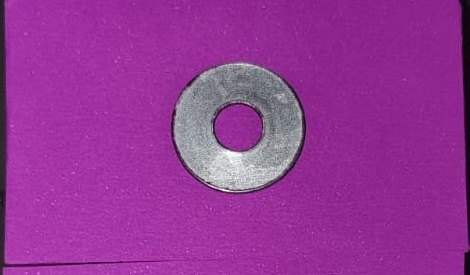
#> input picture Base de datos/Arandelas/Arandela (1).jpeg, 470 x 275 px, given as the content of the folder /92 Inteligencia Artificial/Proyecto/Base de datos/Tornillos, which was not available
$ python Main.py
#> lines starting #> are read from the running program, lines starting #| are printed output that depends on the picture; after the words box and inside, x2 and y2 are one past the last pixel; in counts of white or black regions, pixels touching at a corner belong together; pictures that were not available may be replaced by others from this repository, and a replacement may not be noted
#> the answer given: 1
### Preprocesamiento.py
import os
import cv2
import numpy as np
import pickle
import matplotlib.pyplot as plt
from skimage.feature import hog
from sklearn.decomposition import PCA
from Knn import Knn
from Kmeans import KMeans
from Hu_Moments import Hu_Moments

class Preprocesamiento:
    def __init__(self):

        self.Carpeta = 'D:\FACULTAD\MATERIAS PENDIENTES\92 Inteligencia Artificial\Proyecto\Base de datos'

        self.Categorias = ['Tornillos', 'Tuercas', 'Clavos', 'Arandelas']
        self.Etiquetas = ['Tornillos'] * 8 + ['Tuercas'] * 8 + ['Clavos'] * 8 + ['Arandelas'] * 8

        self.caracteristicas_hog = []
        self.caracteristicas_hu = []

        self.models_kmeans = []
        self.models_knn = []

    def preprocesar_datos(self):

        self.caracteristicas_hog = []
        self.caracteristicas_hu = []

        self.models_kmeans = []
        self.models_knn = []

        kernel = np.ones((5,5),np.uint8) # Matriz de 1's de 5x5 para usar en la operación de dilatación.

        for categoria in self.Categorias:
            Subcarpeta = os.path.join(self.Carpeta, categoria)
            for NombreImagen in os.listdir(Subcarpeta):

                print("Procesando imagen: ", NombreImagen)
                imag = cv2.imread(os.path.join(Subcarpeta, NombreImagen))
#> imag is the input picture: shape (275, 470, 3); mean B, G, R 149.7, 53.7, 149.4

                imag = imag[20:-20,20:-20]
#> imag: shape (235, 430, 3)

                imag = cv2.resize(imag, (512, 312))
#> imag: shape (312, 512, 3)
                img_blur = cv2.GaussianBlur(imag, (5, 5), 0) # Aplicar un filtro Gaussiano para eliminar el ruido.

                img_gray = cv2.cvtColor(img_blur, cv2.COLOR_BGR2GRAY) # Convertir la imagen a escala de grises.
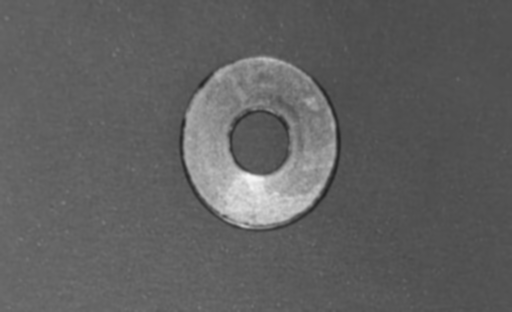
#> img_gray: shape (312, 512); min 35, max 246, mean 95.9

                img_hsv = cv2.cvtColor(img_blur, cv2.COLOR_BGR2HSV) # Convertir la imagen a HSV: Matiz, Saturación y Valor.
#> img_hsv: shape (312, 512, 3); mean H, S, V 146.6, 161.5, 152.9

                lower_range = np.array([140, 50, 50]) # Rango inferior de los colores a detectar.
                upper_range = np.array([160, 255, 255]) # Rango superior de los colores a detectar.

                mask = cv2.inRange(img_hsv, lower_range, upper_range) # Crear una máscara con los colores detectados.
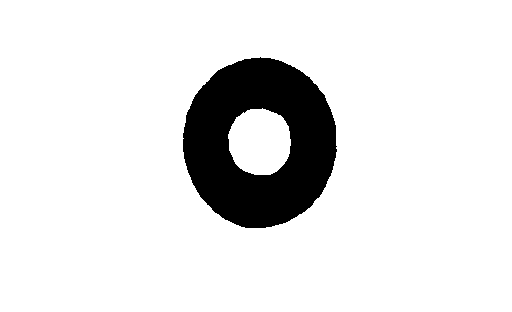
#> mask: shape (312, 512); 89.3% white; 1 black region, box (x1, y1, x2, y2) and area: (183, 57, 337, 228) 17128

                mask = cv2.bitwise_not(mask) # Invertir la máscara.
#> mask: shape (312, 512); 10.7% white; 1 white region

                img_masked = cv2.bitwise_and(img_gray, img_gray, mask=mask) # Aplicar la máscara a la imagen.
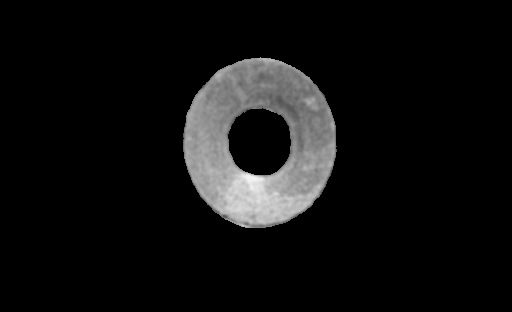
#> img_masked: shape (312, 512); min 0, max 246, mean 16.1

                img_masked = cv2.morphologyEx(img_masked, cv2.MORPH_CLOSE, kernel) # Aplicar una operación morfológica de cierre.

                contours, _ = cv2.findContours(img_masked, cv2.RETR_TREE, cv2.CHAIN_APPROX_SIMPLE) # Encontrar los contornos de la imagen.
#> contours = 2 contours; box (x1, y1, x2, y2) and area: (183, 57, 337, 228) 20247, (227, 108, 292, 176) 3440

                img_new = np.ones(img_gray.shape, dtype=np.uint8)*255 # Crear una imagen en blanco.

                cv2.drawContours(img_new, contours, -1, (0), thickness=cv2.FILLED) # Dibujar los contornos en la imagen en blanco.
#> img_new: shape (312, 512); 89.3% white; 1 black region, box (x1, y1, x2, y2) and area: (183, 57, 337, 228) 17133

                M = cv2.moments(contours[0]) # Calcular los momentos de la imagen.
#> M = moments, m00 20247, centre m10/m00, m01/m00 = (259.3, 142.3)
                try:
                    cX = int(M["m10"] / M["m00"])
#> cX = 259
                    cY = int(M["m01"] / M["m00"])
#> cY = 142
                except:
                    try:
                        M = cv2.moments(contours[1])
                        cX = int(M["m10"] / M["m00"])
                        cY = int(M["m01"] / M["m00"])
                    except:
                        M = cv2.moments(contours[2])
                        cX = int(M["m10"] / M["m00"])
                        cY = int(M["m01"] / M["m00"])

                height, width = img_new.shape[:2] # Obtener el alto y ancho de la imagen.
#> height = 312; width = 512
                dX = (width // 2) - cX # Calcular la distancia en X entre el centro de la imagen y el centroide del objeto.
#> dX = -3
                dY = (height // 2) - cY # Calcular la distancia en Y entre el centro de la imagen y el centroide del objeto.
#> dY = 14

                T = np.float32([[1, 0, dX], [0, 1, dY]]) # Crear una matriz de transformación.
#> T = [[1, 0, -3], [0, 1, 14]]
                img_new = cv2.warpAffine(img_new, T, (width, height), borderValue = 255) # Aplicar la matriz de transformación a la imagen.
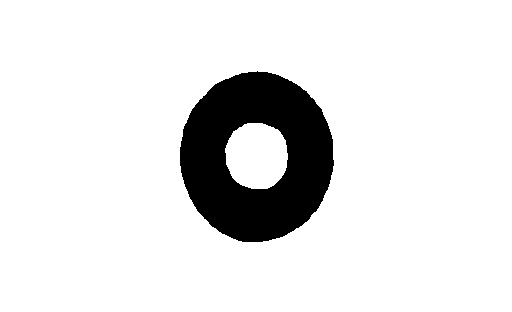
#> img_new: shape (312, 512); 89.3% white; 1 black region, box (x1, y1, x2, y2) and area: (180, 71, 334, 242) 17133

                moments = cv2.moments(img_new)
#> moments = moments, m00 36365805, centre m10/m00, m01/m00 = (255.4, 155.4)
                hu_moments = Hu_Moments(moments)

                bounding_rect = cv2.boundingRect(contours[0]) # Obtener el rectángulo delimitador del objeto detectado.
                imag = imag[bounding_rect[1]:bounding_rect[1]+bounding_rect[3], bounding_rect[0]:bounding_rect[0]+bounding_rect[2]] # Recortar la imagen con el rectángulo delimitador.
                imag = cv2.resize(imag, (128, 128), interpolation=cv2.INTER_LINEAR) # Redimensionar la imagen a 128x128 píxeles.

                img_gray = cv2.cvtColor(imag, cv2.COLOR_BGR2GRAY) # Convertir la imagen a escala de grises.
                hog_caracteristicas = hog(img_gray, orientations=9, pixels_per_cell=(8, 8), cells_per_block=(2, 2), transform_sqrt=True, block_norm="L2")

                self.caracteristicas_hog.append(hog_caracteristicas)
                self.caracteristicas_hu.append(hu_moments)

                NombreImagen = "\ " + NombreImagen + ".jpeg"
                direccion1 = "D:\FACULTAD\MATERIAS PENDIENTES\92 Inteligencia Artificial\Proyecto\Fotos viejas" + NombreImagen
                cv2.imwrite(direccion1, img_new)

        self.caracteristicas_hog = np.array(self.caracteristicas_hog)
        self.caracteristicas_hu = np.array(self.caracteristicas_hu)

        self.models_kmeans = []
        self.models_knn = []

        for i, caracteristicas in enumerate([self.caracteristicas_hog, self.caracteristicas_hu]): # Crear un modelo de K-Means y un modelo de K-NN para cada tipo de característica.

            caracteristicas = np.array(caracteristicas)
            model_kmeans = KMeans()
            model_kmeans.fit(caracteristicas)

            nombres_centroides = []

            for centroide in model_kmeans.centroides_: # Para cada centroide.

                distancias = [np.linalg.norm(centroide - punto) for punto in caracteristicas] # Calcular la distancia entre el centroide y cada punto.
                indices_mas_cercanos = np.argsort(distancias)[:5] # Obtener los índices de los 5 puntos más cercanos al centroide.
                etiquetas_mas_cercanas = [self.Etiquetas[i] for i in indices_mas_cercanos] # Obtener el nombre de los 5 puntos más cercanos al centroide.
                nombre_centroide = max(set(etiquetas_mas_cercanas), key=etiquetas_mas_cercanas.count) # Obtener el nombre más frecuente entre los 5 puntos más cercanos al centroide.
                nombres_centroides.append(nombre_centroide)

            model_kmeans.labels_ = nombres_centroides

            model_knn = Knn()
            model_knn.fit(list(zip(caracteristicas, self.Etiquetas)))

            self.models_kmeans.append(model_kmeans)
            self.models_knn.append(model_knn)

        file_paths = ['knn_models.p','kmeans_models.p', 'caracteristicas_hog.p', 'caracteristicas_hu.p']


        for file_path in file_paths:
            if os.path.exists(file_path):
                os.remove(file_path)

        # Guardar los modelos y las características en archivos .p. (Serialización de objetos)
        with open('knn_models.p', 'wb') as f:
            pickle.dump(self.models_knn, f)
        with open('kmeans_models.p', 'wb') as f:
            pickle.dump(self.models_kmeans, f)
        with open('caracteristicas_hog.p', 'wb') as f:
            pickle.dump(self.caracteristicas_hog, f)
        with open('caracteristicas_hu.p', 'wb') as f:
            pickle.dump(self.caracteristicas_hu, f)

    # [180 lines left out: functions cargar_datos, clasificar_imagen, preprocesamiento_simple, Preprocesar_multiple, not called in this run]

### Hu_Moments.py
def Hu_Moments(moments):
    # Extraer los momentos centrales desde el diccionario de momentos
    m00 = moments['m00']
#> m00 = 36365805
    m10 = moments['m10']
#> m10 = 9.29e+09
    m01 = moments['m01']
#> m01 = 5.65e+09
    m20 = moments['m20']
#> m20 = 3.25e+12
    m02 = moments['m02']
#> m02 = 1.2e+12
    m11 = moments['m11']
#> m11 = 1.44e+12
    m30 = moments['m30']
#> m30 = 1.28e+15
    m21 = moments['m21']
#> m21 = 5.06e+14
    m12 = moments['m12']
#> m12 = 3.06e+14
    m03 = moments['m03']
#> m03 = 2.86e+14

    # Calcular el centroide
    xc = m10 / m00
#> xc = 255.4
    yc = m01 / m00
#> yc = 155.4

    # Calcular los momentos centrales normalizados
    n20 = m20 / m00**2
#> n20 = 0.00246
    n02 = m02 / m00**2
#> n02 = 0.000907
    n11 = m11 / m00**2
#> n11 = 0.00109
    n30 = m30 / m00**2.5
#> n30 = 0.000161
    n12 = m12 / m00**2.5
#> n12 = 3.84e-05
    n21 = m21 / m00**2.5
#> n21 = 6.34e-05
    n03 = m03 / m00**2.5
#> n03 = 3.59e-05

    # Calcular los momentos de Hu
    phi1 = n20 + n02
#> phi1 = 0.00337
    phi2 = (n20 - n02)**2 + 4*n11**2
#> phi2 = 7.18e-06
    phi3 = (n30 - 3*n12)**2 + (3*n21 - n03)**2
#> phi3 = 2.59e-08
    phi4 = (n30 + n12)**2 + (n21 + n03)**2
#> phi4 = 4.95e-08
    phi5 = (n30 - 3*n12) * (n30 + n12) * ((n30 + n12)**2 - 3*(n21 + n03)**2) + (3*n21 - n03) * (n21 + n03) * (3*(n30 + n12)**2 - (n21 + n03)**2)
#> phi5 = 1.77e-15
    phi6 = (n20 - n02) * ((n30 + n12)**2 - (n21 + n03)**2) + 4*n11 * (n30 + n12) * (n21 + n03)
#> phi6 = 1.33e-10
    phi7 = (3*n21 - n03) * (n30 + n12) * ((n30 + n12)**2 - 3*(n21 + n03)**2) - (n30 - 3*n12) * (n21 + n03) * (3*(n30 + n12)**2 - (n21 + n03)**2)
#> phi7 = -1.84e-16

    Hu = [phi1, phi2, phi3, phi4, phi5, phi6, phi7]
#> Hu = [0.00337, 7.18e-06, 2.59e-08, 4.95e-08, 1.77e-15, 1.33e-10, -1.84e-16]
    return Hu

### Kmeans.py
import numpy as np

class KMeans:
    def __init__(self, n_clusters=4):

        self.n_clusters = n_clusters
        self.centroides_ = None
        self.labels_ = None
        self.clusters = None

    def fit(self, X):

        self.centroides_ = self._kmeans_plusplus(X)
        self.centroides_ = [X[4], X[12], X[20], X[28]]
        prev_centroids = np.zeros_like(self.centroides_)

        while np.linalg.norm(self.centroides_ - prev_centroids) > 1e-4:
            self.clusters = np.argmin([np.linalg.norm(X - c, axis=1) for c in self.centroides_], axis=0) # Asigna cada punto al cluster más cercano
            prev_centroids = self.centroides_.copy()

            self.centroides_ = np.array([X[self.clusters == k].mean(axis=0) for k in range(self.n_clusters)]) # Recalcula los centroides de cada cluster

        print(self.clusters)
        return self

    def _kmeans_plusplus(self, X):
        n, _ = X.shape # n = número de puntos
        centroides = np.zeros((self.n_clusters, X.shape[1])) # Inicializa los centroides
        initial_idx = np.random.choice(n) # Elige un punto al azar
        centroides[0] = X[initial_idx] # El primer centroide es el punto elegido al azar
        for i in range(1, self.n_clusters):
            dist_sq = np.min([np.linalg.norm(X - c, axis=1)**2 for c in centroides[:i]], axis=0) # Calcula la distancia al cuadrado de cada punto al centroide más cercano
            probs = dist_sq / np.sum(dist_sq) # Calcula las probabilidades de elegir cada punto como centroide
            cumulative_probs = np.cumsum(probs) # Calcula las probabilidades acumuladas
            idx = np.where(cumulative_probs >= np.random.rand())[0][0] # Elige un punto al azar según las probabilidades acumuladas
            centroides[i] = X[idx] # Elige el punto correspondiente al índice elegido al azar
        return centroides

### Main.py
from Preprocesamiento import Preprocesamiento
import cv2

import warnings
warnings.filterwarnings("ignore")

def main():
    preprocessor = Preprocesamiento()

    while True:
        print("\n----------------------------------")
        print("1. Preprocesar y guardar datos.")
        print("2. Cargar datos existentes.")
        print("3. Clasificar imagen con Kmeans.")
        print("4. Clasificar imagen con KNN.")
        print("5. Clasificar una imagen compuesta con KMeans o KNN.")
        print("6. Salir.")
        print("----------------------------------")

        opcion = int(input("Ingrese el número de la opción que desea realizar: "))

        if opcion == 1:
            preprocessor.preprocesar_datos()
#> in preprocesar_datos, `hu_moments = Hu_Moments(moments)`: hu_moments has the same summary as Hu in Hu_Moments
#> in preprocesar_datos, `bounding_rect = cv2.boundingRect(contours[0])`: bounding_rect = (183, 57, 154, 171)
#> in preprocesar_datos, `imag = imag[bounding_rect[1]:bounding_rect[1]+bounding_rect[3], boundi..`:
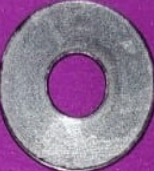
#> imag: shape (171, 154, 3); mean B, G, R 148.9, 114.1, 143.6
#> in preprocesar_datos, `imag = cv2.resize(imag, (128, 128), interpolation=cv2.INTER_LINEAR)`:
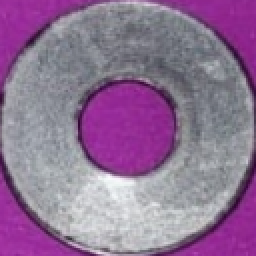
#> imag: shape (128, 128, 3) (shown 2 times larger); mean B, G, R 148.8, 114, 143.4
#> in preprocesar_datos, `img_gray = cv2.cvtColor(imag, cv2.COLOR_BGR2GRAY)`:
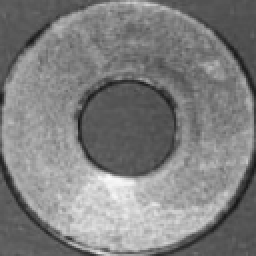
#> img_gray: shape (128, 128) (shown 2 times larger); min 23, max 251, mean 126.7
#> in preprocesar_datos, `hog_caracteristicas = hog(img_gray, orientations=9, pixels_per_cell=(8..`: hog_caracteristicas = 8100 values, max 0.896 at index 7035, min 0 at index 335, mean 0.117
            print("Los datos han sido preprocesados y guardados con éxito.")

        elif opcion == 2:
            preprocessor.cargar_datos()
            print("Los datos han sido cargados con éxito.")

        elif opcion == 3:
            imagen_path = "D:\\FACULTAD\\MATERIAS PENDIENTES\\92 Inteligencia Artificial\\Proyecto\\Base de datos Test\\TUERCA.jpeg"
            imagen = cv2.imread(imagen_path)
            if imagen is None:
                print("No se pudo abrir la imagen. Por favor, intenta de nuevo.")
                continue
            preprocessor.clasificar_imagen(imagen, 'kmeans')

        elif opcion == 4:

            imagen_path = "D:\\FACULTAD\\MATERIAS PENDIENTES\\92 Inteligencia Artificial\\Proyecto\\Base de datos Test\\TUERCA.jpeg"
            imagen = cv2.imread(imagen_path)
            if imagen is None:
                print("No se pudo abrir la imagen. Por favor, intenta de nuevo.")
                continue
            preprocessor.clasificar_imagen(imagen, 'knn')

        elif opcion == 5:
            metodo = input("Ingrese el método a usar (kmeans/knn): ")

            imagen_path = "D:\\FACULTAD\\MATERIAS PENDIENTES\\92 Inteligencia Artificial\\Proyecto\\Base de datos Test\\FINAL.jpg"
            imagen = cv2.imread(imagen_path)
            if imagen is None:
                print("No se pudo abrir la imagen. Por favor, intenta de nuevo.")
                continue
            predicciones = preprocessor.Preprocesar_multiple(imagen, metodo)

            print("\nPredicciones hog: ")
            for pred in [predicciones[i][0] for i in range(4)]:
                print(pred)

            print("\nPredicciones hu: ")
            for pred in [predicciones[i][1] for i in range(4)]:
                print(pred)

        elif opcion == 6:
            print("Saliendo...")
            break

if __name__ == "__main__":
#> (the run stopped early here; a loop or call above may not have finished)

$ run again, on Base de datos/Tornillos/Tornillo (1).jpeg
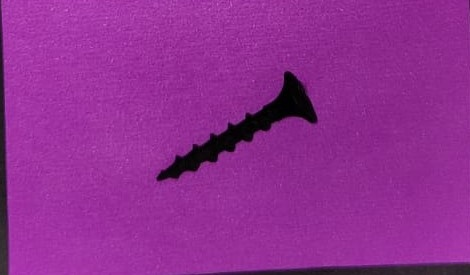
#> input picture Base de datos/Tornillos/Tornillo (1).jpeg, 470 x 275 px, found by its file name
#> in preprocesar_datos, imag is the input picture: shape (275, 470, 3); mean B, G, R 145.6, 45.6, 145.1
#> img_hsv: shape (312, 512, 3); mean H, S, V 149.1, 176.3, 146.1
#> in preprocesar_datos, `mask = cv2.inRange(img_hsv, lower_range, upper_range)`:
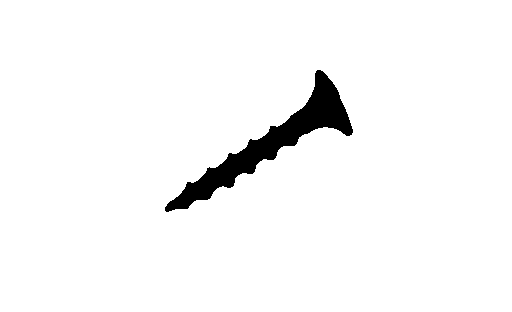
#> mask: shape (312, 512); 96.7% white; 1 black region, box (x1, y1, x2, y2) and area: (165, 70, 353, 212) 5307
#> contours = 1 contour; box (x1, y1, x2, y2) and area: (165, 70, 353, 212) 5078
#> M = moments, m00 5078.5, centre m10/m00, m01/m00 = (271.8, 142)
#> cX = 271
#> cY = 142
#> dX = -15
#> dY = 14
#> T = [[1, 0, -15], [0, 1, 14]]
#> moments = moments, m00 39378630, centre m10/m00, m01/m00 = (255.5, 155.5)
#> m00 = 39378630
#> m10 = 1.01e+10
#> m01 = 6.12e+09
#> m20 = 3.46e+12
#> m02 = 1.28e+12
#> m11 = 1.57e+12
#> m30 = 1.34e+15
#> m21 = 5.38e+14
#> m12 = 3.28e+14
#> m03 = 3.01e+14
#> xc = 255.5
#> yc = 155.5
#> n20 = 0.00223
#> n02 = 0.000826
#> n11 = 0.00101
#> n30 = 0.000137
#> n12 = 3.37e-05
#> n21 = 5.53e-05
#> n03 = 3.1e-05
#> phi1 = 0.00305
#> phi2 = 6.05e-06
#> phi3 = 1.95e-08
#> phi4 = 3.67e-08
#> phi5 = 9.78e-16
#> phi6 = 9.02e-11
#> phi7 = -9.17e-17
#> Hu = [0.00305, 6.05e-06, 1.95e-08, 3.67e-08, 9.78e-16, 9.02e-11, -9.17e-17]
#> hu_moments has the same summary as Hu in Hu_Moments
#> bounding_rect = (165, 70, 188, 142)
#> in preprocesar_datos, `img_gray = cv2.cvtColor(imag, cv2.COLOR_BGR2GRAY)`:
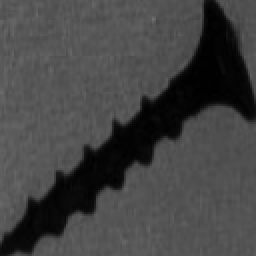
#> img_gray: shape (128, 128) (shown 2 times larger); min 0, max 113, mean 67.3
#> hog_caracteristicas = 8100 values, max 0.949 at index 529, min 0 at index 8, mean 0.119
